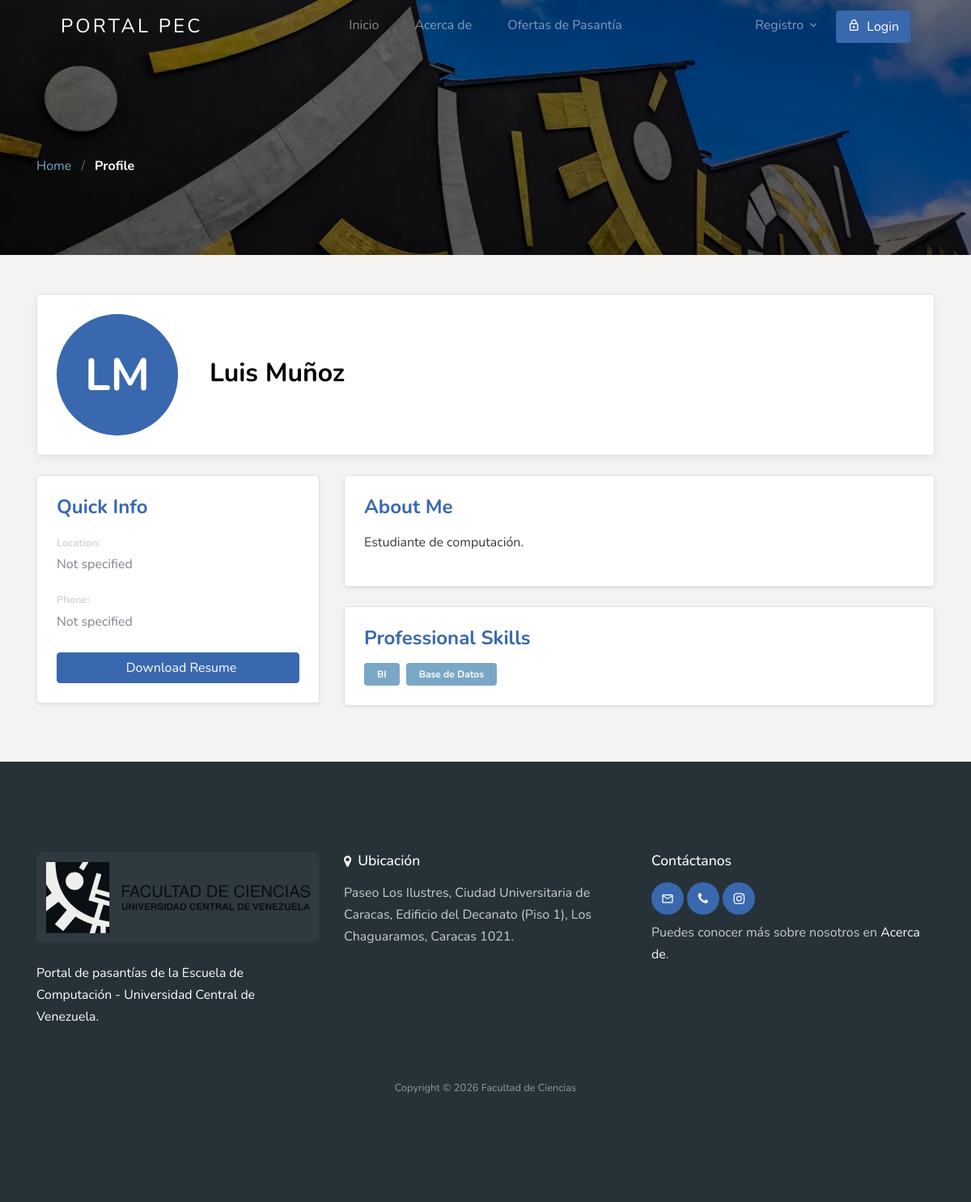
/candidate/profile/2/, run on an earlier commit of the app's database.
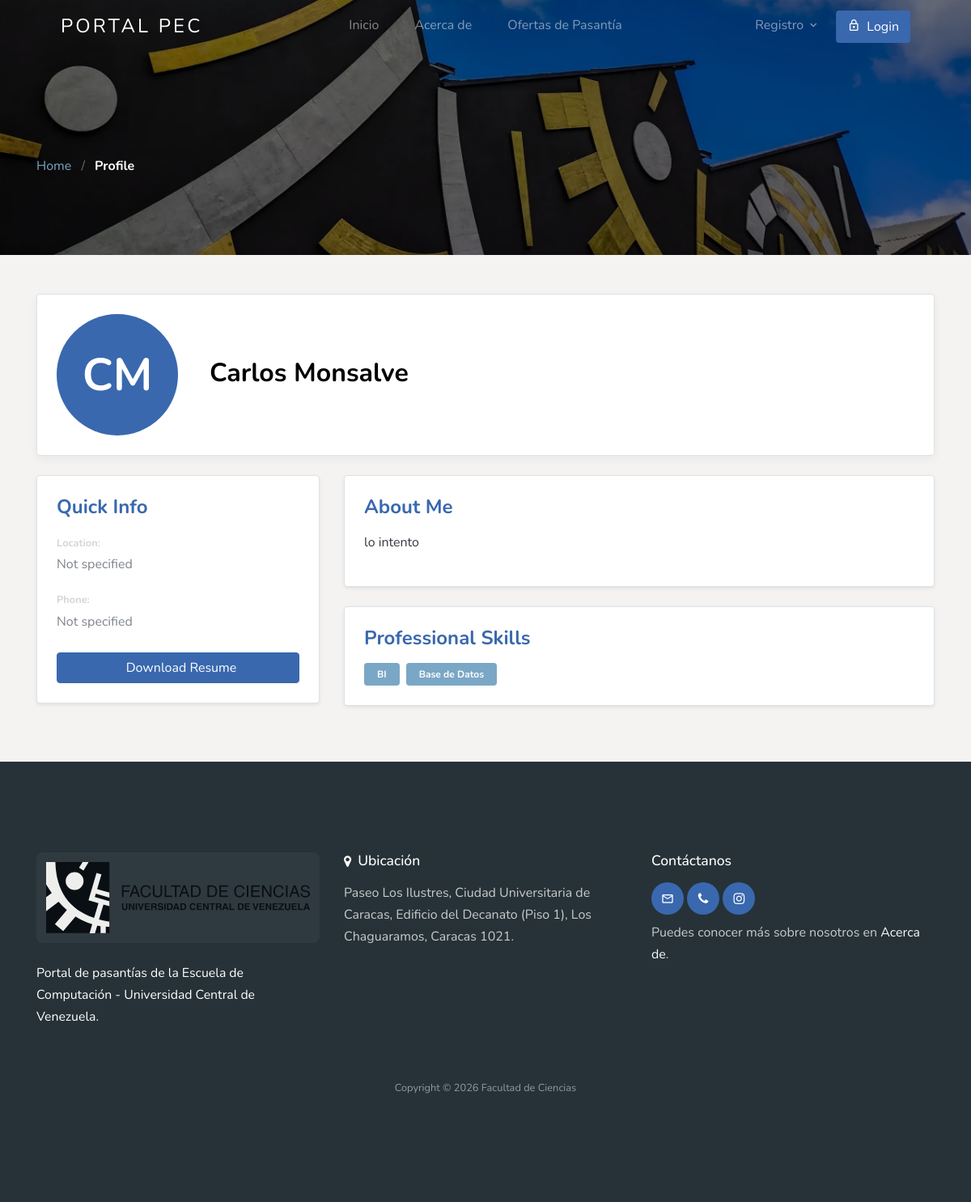
And on a later commit of the database.
### apps/account/models/profiles.py (models this page shows, shortened)
class EmployeeProfile(models.Model):
    user = models.OneToOneField(settings.AUTH_USER_MODEL, on_delete=models.CASCADE, related_name='employee_profile')
    resume = models.FileField(upload_to='resumes/', blank=True, null=True)
    bio = models.TextField(blank=True)
    skills = TaggableManager(blank=True)

### apps/account/models/user.py (models this page shows, shortened)
class User(AbstractUser):
    username = None
    email = models.EmailField(
        unique=True,
        blank=False,
        error_messages={
            'unique': "A user with that email already exists.",
        },
    )
    role = models.CharField(choices=ROLE, max_length=10)
    gender = models.CharField(choices=GENDER_TYPE, max_length=1)
    USERNAME_FIELD = "email"
    REQUIRED_FIELDS = []
    objects = CustomUserManager()
    def get_full_name(self):
        return self.first_name + ' ' + self.last_name

### apps/account/views/profile.py (the view)
# urls.py: path('candidate/profile/<int:id>/', CandidateProfileView.as_view(), name='candidate-profile'),
class CandidateProfileView(DetailView):
    model = EmployeeProfile
    template_name = 'account/candidate-profile.html'
    context_object_name = 'profile'
    def get_object(self, queryset=None):
        return get_object_or_404(EmployeeProfile, user_id=self.kwargs.get('id'))

### template/account/candidate-profile.html (shortened to what this page needs)
{% extends 'base.html' %}
{% load static %}
{% block content %}
{% include "account/profile-hero.html" with hero_breadcrumb="Profile" %}
<div class="container py-5">
    {% include 'account/profile-header.html' with profile_type='employee' %}
    <div class="row">
        <div class="col-lg-4 mb-4">
            <div class="bg-white border rounded p-4 shadow-sm">
                <h4 class="font-weight-bold mb-3 text-primary">Quick Info</h4>
                <div class="mb-3">
                    <span class="text-muted small font-weight-bold">Location:</span>
                    <p class="mb-2">{{ profile.location|default:"Not specified" }}</p>
                </div>
                <div class="mb-3">
                    <span class="text-muted small font-weight-bold">Phone:</span>
                    <p class="mb-2">{{ profile.phone_number|default:"Not specified" }}</p>
                </div>
                <div class="mt-4">
                    {% if profile.resume %}
                    <a href="{{ profile.resume.url }}" class="btn btn-primary btn-block">
                         Download Resume
                    </a>
                    {% else %}
                    <button class="btn btn-secondary btn-block disabled" title="Resume not uploaded">
                        No Resume Uploaded
                    </button>
                    {% endif %}
                </div>
            </div>
        </div>
        <div class="col-lg-8">
            <div class="bg-white border rounded p-4 mb-4 shadow-sm">
                <h4 class="font-weight-bold mb-3 text-primary">About Me</h4>
                <div class="text-dark">
                    {{ profile.bio|linebreaks|default:"Hey! I'm professional at what I do." }}
                </div>
            </div>
            <div class="bg-white border rounded p-4 shadow-sm">
                <h4 class="font-weight-bold mb-3 text-primary">Professional Skills</h4>
                <div class="skills-container d-flex flex-wrap gap-2">
                    {% for skill in profile.skills.all %}
                    <span class="badge badge-info py-2 px-3">{{ skill.name }}</span>
                    {% empty %}
                    <p class="text-muted">No skills listed yet.</p>
                    {% endfor %}
                </div>
            </div>
        </div>
    </div>
</div>
{% endblock %}

### template/account/profile-header.html (shortened to what this page needs)
{% load static %}
<div class="profile-header-card bg-white border rounded p-4 mb-4">
    <div class="row align-items-center">
        <div class="col-auto">
            {% if profile_type == 'employee' %}
            <div class="profile-avatar">
                <div
                    class="profile-avatar-placeholder bg-primary text-white rounded-circle d-flex align-items-center justify-content-center font-weight-bold">
                    {{ profile.user.first_name|first }}{{ profile.user.last_name|first }}
                </div>
            </div>
            {% endif %}
        </div>
        <div class="col pl-4">
            <h2 class="display-5 font-weight-bold mb-1">
                {% if profile_type == 'employee' %}
                {{ profile.user.get_full_name }}
                {% else %}
                {{ profile.user.first_name }} {{ profile.user.last_name }} <small
                    class="text-muted text-capitalize">(Employer)</small>
                {% endif %}
            </h2>
        </div>
    </div>
</div>

What changed in the data, as far as the page shows it:
changed EmployeeProfile: user.first_name|first "L" → "C"; user.get_full_name "Luis Muñoz" → "Carlos Monsalve"; bio "Estudiante de computación." → "lo intento"
